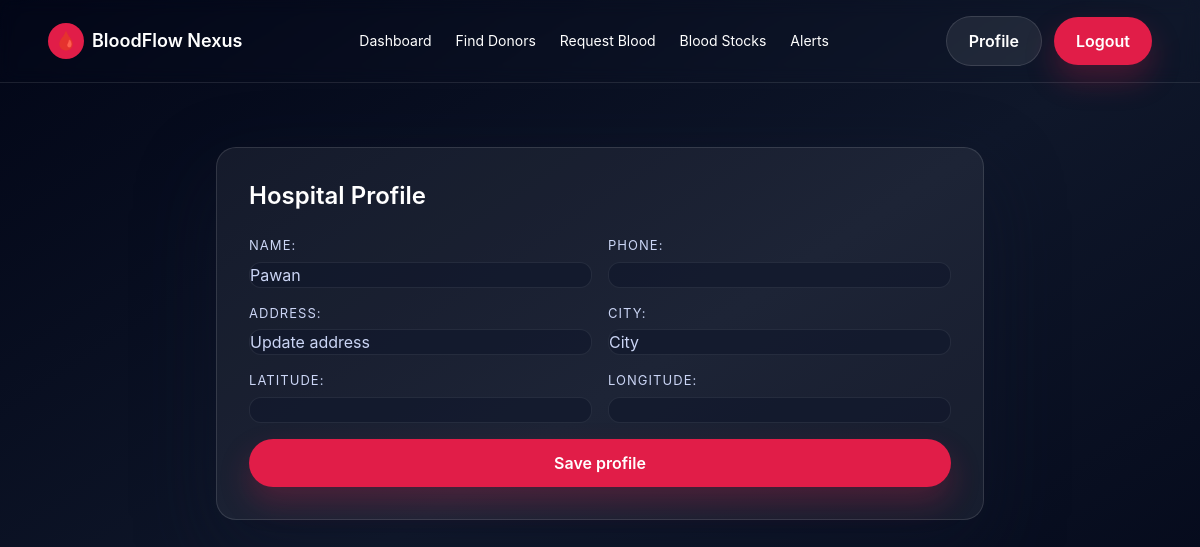
/hospitals/profile/ (signed in), run on the app's committed database.
### hospitals/models.py (models this page shows, shortened)
class HospitalProfile(models.Model):
	user = models.OneToOneField(settings.AUTH_USER_MODEL, on_delete=models.CASCADE, related_name='hospital_profile')
	name = models.CharField(max_length=255)
	phone = models.CharField(max_length=20, blank=True)
	address = models.CharField(max_length=255)
	city = models.CharField(max_length=120)
	latitude = models.DecimalField(max_digits=9, decimal_places=6, null=True, blank=True)
	longitude = models.DecimalField(max_digits=9, decimal_places=6, null=True, blank=True)

### hospitals/views.py (the view)
# urls.py: path('profile/', views.hospital_profile, name='profile'),
@login_required
def hospital_profile(request):
	profile, _ = HospitalProfile.objects.get_or_create(
		user=request.user,
		defaults={'name': request.user.username, 'address': 'Update address', 'city': request.user.city or 'City'},
	)
	if request.method == 'POST':
		form = HospitalProfileForm(request.POST, instance=profile)
		if form.is_valid():
			form.save()
			messages.success(request, 'Hospital profile updated.')
			return redirect('hospitals:profile')
	else:
		form = HospitalProfileForm(instance=profile)
	return render(request, 'hospitals/profile.html', {'form': form, 'profile': profile})

### hospitals/forms.py
class HospitalProfileForm(forms.ModelForm):
    class Meta:
        model = HospitalProfile
        fields = ('name', 'phone', 'address', 'city', 'latitude', 'longitude')

### templates/hospitals/profile.html (shortened to what this page needs)
{% extends 'base.html' %}
{% block content %}
<section class="px-6 py-16">
  <div class="max-w-3xl mx-auto glass-card p-8">
    <h2 class="text-2xl font-semibold mb-6">Hospital Profile</h2>
    <form method="post" class="grid md:grid-cols-2 gap-4">
      {{ form.as_p }}
      <div class="md:col-span-2">
        <button type="submit" class="btn-primary w-full">Save profile</button>
      </div>
    </form>
  </div>
</section>
{% endblock %}

### static/css/style.css (style rules this page uses)
:root { --glass: rgba(255, 255, 255, 0.06); --stroke: rgba(255, 255, 255, 0.12); }
body { font-family: "Inter", system-ui, -apple-system, sans-serif; }
.glass-card { background: var(--glass); border: 1px solid var(--stroke); border-radius: 20px; box-shadow: 0 30px 80px rgba(15, 23, 42, 0.45); }
.btn-primary, .btn-secondary { display: inline-flex; align-items: center; justify-content: center; padding: 12px 22px; border-radius: 999px; font-weight: 600; transition: all 0.3s ease; }
.btn-primary { background: #e11d48; color: #fff; box-shadow: 0 15px 30px rgba(225, 29, 72, 0.25); }
input, select, textarea { width: 100%; background: rgba(15, 23, 42, 0.6); border: 1px solid rgba(255, 255, 255, 0.08); padding: 12px 16px; border-radius: 12px; color: #fff; }
form p { display: flex; flex-direction: column; gap: 6px; color: #cbd5f5; }
form label { font-size: 13px; text-transform: uppercase; letter-spacing: 0.08em; color: #cbd5f5; }

### data on the page
HospitalProfile: name "Pawan", address "Update address", city "City"
